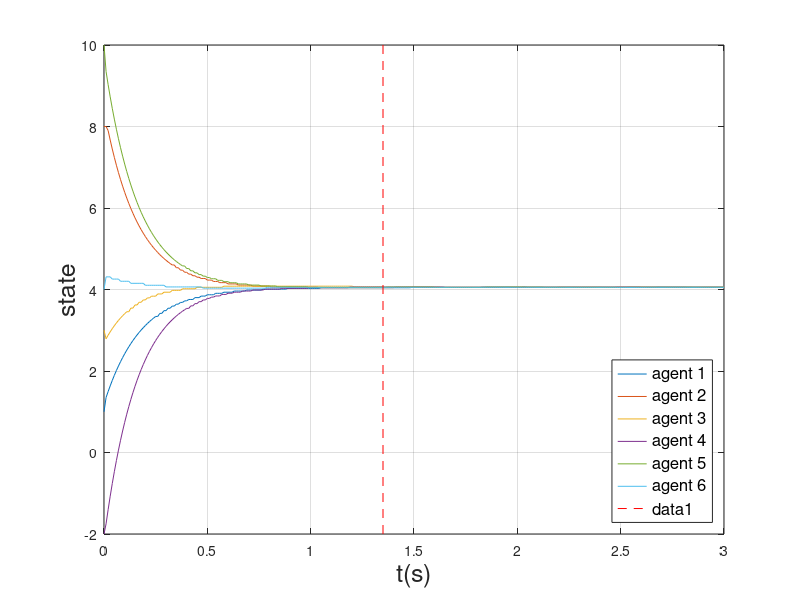

The MATLAB script that drew this image:
clear
close all
clc
%% 一阶积分器多智能体事件触发机制控制算法(无向图，随时间变化的阈值，分布式控制，仅在自身触发时主动采样邻居当前状态，邻居触发时自身不触发)
x = [1,8,3,-2,10,4]; % 6个智能体的初始位置
L = [4 -1 0 -1 -1 -1;  % 定义L = D-A ，D是入度矩阵，A是邻接矩阵, L是拉普拉斯矩阵
    -1 5 -1 -1 -1 -1;     % 这里定义的是-L
    0 -1 4 -1 -1 -1;
    -1 -1 -1 5 -1 -1;
    -1 -1 -1 -1 5 -1;
    -1 -1 -1 -1 -1 5];     %注：全连接的无向图，即每两个智能体之间均连通，x最终趋向于所有智能体初始状态的平均值。
dt = 0.01; % 时间分辨率
Ts = 0:dt:3; % 时间跨度
xhat = x; % xhat表示智能体当前位置
x1 = []; % 存放x向量的所有预期状态，最新数据向下存放
x1hat = []; % 存放xhat向量的所有已知状态，最新数据向下存放
s = 1; % 代表第几次循环，每次循环 s+1
E = []; % 存放误差数据，最新数据向下存放
c = 0.052 ; % 触发函数中的比例增益项系数
alpha = 1.2; % 触发函数中的指数增益项系数
U = [];
event_1 = [];
event_2 = [];
event_3 = [];
event_4 = [];
event_5 = [];
event_6 = [];
point_x = 0;
point_y = 0;
u = -L * [1;10;15;5;20;4];  %[0;3;2;5;7;8]
u = u.';

for t = 0:dt:3

    e = [];
    % 计算测量误差 e = xhat - x
    e1 = xhat(1,1) - x(1,1);
    e2 = xhat(1,2) - x(1,2);
    e3 = xhat(1,3) - x(1,3);
    e4 = xhat(1,4) - x(1,4);
    e5 = xhat(1,5) - x(1,5);
    e6 = xhat(1,6) - x(1,6);
    e = [e1 e2 e3 e4 e5 e6];


    % 计算事件触发函数
    m = c * exp(-alpha*t); % 触发函数阈值
    f1 = abs(e1) - m;
    f2 = abs(e2) - m;
    f3 = abs(e3) - m;
    f4 = abs(e4) - m;
    f5 = abs(e5) - m;
    f6 = abs(e6) - m;

    
    % 判断是否发生事件触发
    if f1>=0
        xhat(1,1) = x(1,1);
        u(1,1) = -L(1,:) * ([xhat(1,1);xhat(1,2);xhat(1,3);xhat(1,4);xhat(1,5);xhat(1,6)]);
        if point_x ==0
        event_1 = [event_1;t];
        end
    end
    if f2>=0
        xhat(1,2) = x(1,2);
        u(1,2) = -L(2,:) * ([xhat(1,1);xhat(1,2);xhat(1,3);xhat(1,4);xhat(1,5);xhat(1,6)]);  
        if point_x ==0
        event_2 = [event_2;t];
        end
    end
    if f3>=0
        xhat(1,3) = x(1,3);
        u(1,3) = -L(3,:) * ([xhat(1,1);xhat(1,2);xhat(1,3);xhat(1,4);xhat(1,5);xhat(1,6)]);
        if point_x ==0
        event_3 = [event_3;t];
        end
    end
    if f4>=0
        xhat(1,4) = x(1,4);
        u(1,4) = -L(4,:) * ([xhat(1,1);xhat(1,2);xhat(1,3);xhat(1,4);xhat(1,5);xhat(1,6)]);
        if point_x ==0
        event_4 = [event_4;t];
        end
    end
    if f5>=0
        xhat(1,5) = x(1,5);
        u(1,5) = -L(5,:) * ([xhat(1,1);xhat(1,2);xhat(1,3);xhat(1,4);xhat(1,5);xhat(1,6)]);
        if point_x ==0
        event_5 = [event_5;t];
        end
    end
    if f6>=0
        xhat(1,6) = x(1,6);
        u(1,6) = -L(6,:) * ([xhat(1,1);xhat(1,2);xhat(1,3);xhat(1,4);xhat(1,5);xhat(1,6)]);
        if point_x ==0
        event_6 = [event_6;t];
        end
    end

    % 更新实际状态，采用一阶系统：x导 = u
    x(1,1) = x(1,1) + dt * u(1,1);
    x(1,2) = x(1,2) + dt * u(1,2);
    x(1,3) = x(1,3) + dt * u(1,3);
    x(1,4) = x(1,4) + dt * u(1,4);
    x(1,5) = x(1,5) + dt * u(1,5);
    x(1,6) = x(1,6) + dt * u(1,6); 
    x1 = [x1;x];

    x1hat = [x1hat;xhat];
    E = [E;e];
    U = [U;u];
    % 找出一致性误差达到0.01时的坐标点
%     minDifference = inf;  % 初始化为正无穷大
% 
%     for i = 1:5
%       for j = i+1:6
%         difference = abs(x(i) - x(j));
%         if difference < minDifference
%           minDifference = difference;
%         end
%       end
%     end
% 
% disp(minDifference);
     if (abs(x(1,1)-x(1,2))<=0.01)&&(abs(x(1,2)-x(1,3))<=0.01)&&(abs(x(1,3)-x(1,4))<=0.01)&&(abs(x(1,4)-x(1,5))<=0.01)&&(abs(x(1,5)-x(1,6))<=0.01)&&(abs(x(1,1)-x(1,3))<=0.01)&&(abs(x(1,1)-x(1,4))<=0.01)&&(abs(x(1,1)-x(1,5))<=0.01)&&(abs(x(1,1)-x(1,6))<=0.01)&&(abs(x(1,2)-x(1,4))<=0.01)&&(abs(x(1,2)-x(1,5))<=0.01)&&(abs(x(1,2)-x(1,6))<=0.01)&&(abs(x(1,3)-x(1,5))<=0.01)&&(abs(x(1,3)-x(1,6))<=0.01)&&(abs(x(1,4)-x(1,6))<=0.01)&&(point_x==0)
         point_x = s * dt
         point_y = x(1,1)
     end
    s = s + 1;
end
%% 画图
% %每次循环更新的期望位置
% figure(1)
% plot(Ts,x1);
% xlabel('时间')
% ylabel('期望位置')
% % text(point_x,point_y,'*','color','b')
% grid on
% %每次触发执行的输入
% figure(2)
% plot(Ts,U);
% xlabel('时间')
% ylabel('输入')
% grid on
%智能体实际的状态变化
figure(3)
plot(Ts,x1hat);
hold on;
xlabel('t(s)','FontSize',18)
ylabel('state','FontSize',18)
legend('agent 1','agent 2','agent 3','agent 4','agent 5','agent 6','Location', 'southeast' , 'FontSize',12)

% 绘制竖线
verticalLineX = point_x;  % 竖线的横坐标
minY = min(-2);
maxY = max(10);
verticalLineY = [minY, maxY];  % 竖线的纵坐标范围
line([verticalLineX, verticalLineX], verticalLineY, 'Color', 'r', 'LineStyle', '--');  % 绘制红色虚线竖线

hold off;
grid on
%触发时刻散点图
% figure(4)
% y1 = 1.0 * ones(1, length(event_1));
% scatter(event_1, y1, '*');
% hold on
% 
% y2 = 2.0 * ones(1, length(event_2));
% scatter(event_2, y2, '*');
% hold on
% 
% y3 = 3.0 * ones(1, length(event_3));
% scatter(event_3, y3, '*');
% hold on
% 
% y4 = 4.0 * ones(1, length(event_4));
% scatter(event_4, y4, '*');
% 
% y5 = 5.0 * ones(1, length(event_5));
% scatter(event_5, y5, '*');
% hold on
% 
% y6 = 6.0 * ones(1, length(event_6));
% scatter(event_6, y6, '*');
% hold on
% 
% ylim([0, 7.5]);
% xlabel('时间')
% ylabel('触发时刻')
% grid on
% 
% figure(5)
% plot(Ts,E);
% xlabel('时间')
% ylabel('误差')
% grid on

% zp = BaseZoom();
% zp.plot;
sum1 = length(event_1)
sum2 = length(event_2)
sum3 = length(event_3)
sum4 = length(event_4)
sum5 = length(event_5)
sum6 = length(event_6)
sum = (length(event_1)+length(event_2)+length(event_3)+length(event_4)+length(event_5)+length(event_6))